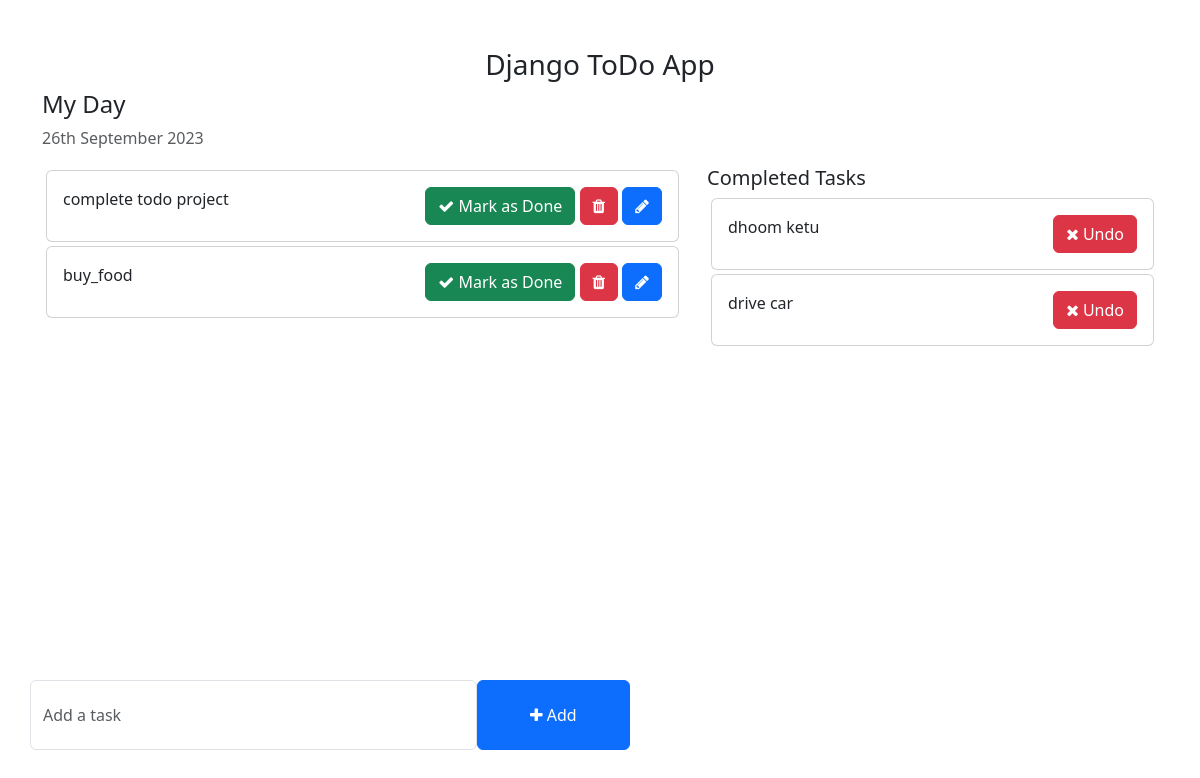
Before: / with the older database file.
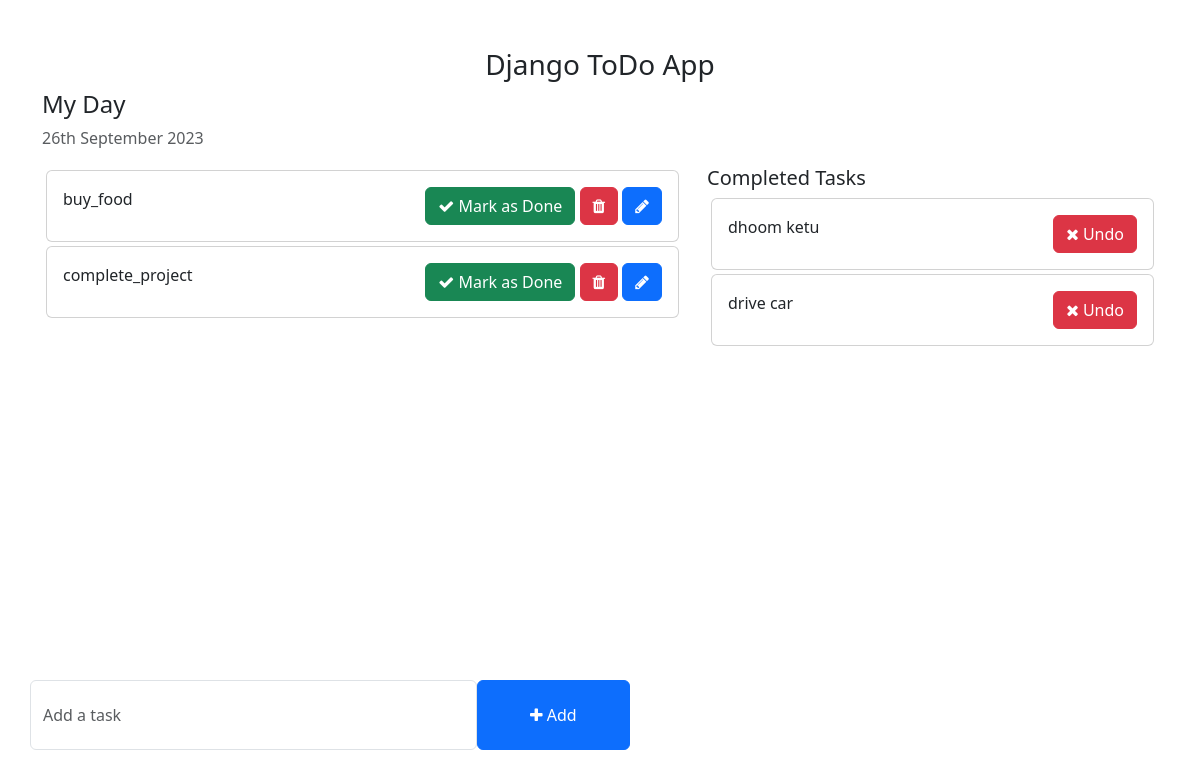
After: the same page with the newer database file.
### todo_app/models.py (models this page shows, shortened)
class Task(models.Model):
    task=models.CharField(max_length=250)
    is_completed=models.BooleanField(default=False)
    created_at=models.DateTimeField(auto_now_add=True)
    updated_at=models.DateTimeField(auto_now=True)

### todo_app/views.py (the view)
# urls.py: 2. Add a URL to urlpatterns:  path('', views.home, name='home')
def home(request):
    tasks=Task.objects.filter(is_completed=False).order_by('updated_at')
    completed_tasks=Task.objects.filter(is_completed=True)
    context={
        'tasks':tasks,
        'completed_tasks':completed_tasks,
    }
    return render(request,'home-todo.html',context)

### templates/home-todo.html (shortened to what this page needs)
<!DOCTYPE html>
<html lang="en">
<head>
    <link href="https://cdn.jsdelivr.net/npm/bootstrap@5.3.0-alpha1/dist/css/bootstrap.min.css" rel="stylesheet">
    <link rel="stylesheet" href="https://cdnjs.cloudflare.com/ajax/libs/font-awesome/4.7.0/css/font-awesome.min.css">
</head>
<body>
    <div class="container">
        <h3 class="pt-5 text-center">Django ToDo App</h3>
        <div class="row">
            <h4>My Day</h4>
            <p class="text-muted">{% now "jS F Y" %}</p>
            <div class="col-md-7 col-lg-7" style="height: 450px; overflow: scroll;">
                {% for task in tasks %}
                <div class="card m-1">
                    <div class="card-body">
                        {{task.task}}
                        <span style="position: relative; float: right;">
                            <a href="{% url 'mark_as_done' task.pk %}" class="btn btn-success"><i class="fa fa-check"></i> Mark as Done</a>
                            <a  href={% url 'delete_task' task.pk %} class="btn btn-danger"><i class="fa fa-trash"></i></a>
                            <a href={% url 'edit_task' task.id %} class="btn btn-primary"><i class="fa fa-pencil"></i></a>
                        </span>
                    </div>
                </div>
                {% endfor %}
            </div>
            <div class="col-md-5 col-lg-5">
                <h5>Completed Tasks</h5>
                {% for task in completed_tasks %}
                <div class="card m-1">
                    <div class="card-body">
                         {{task.task}}
                         <span style="position: relative; float: right;">
                            <a href="{% url 'mark_as_undone' task.pk %}" class="btn btn-danger"><i class="fa fa-times"></i> Undo</a>
                        </span>
                    </div>
                </div>
                {% endfor %}
            </div>
        </div>
        <div class="row">
            <div class="col-md-6 col-lg-6 p-0" style="position: absolute; bottom: 50px;">
                <form action=" {% url 'addTask'%} " method="POST" >
                    <div class="form-group">
                        <span style="display: flex;">
                            <input type="text" name="task" class="form-control" placeholder="Add a task">
                            <button class="btn btn-primary" style="width: 200px;"><i class="fa fa-plus"></i> Add</button>
                        </span>
                    </div>
                </form>
            </div>
        </div>
    </div>
</body>
</html>

Changed rows visible on the page:
shown differently, row unchanged: Task "buy_food": moves up the list
changed Task: task "complete todo project" → "complete_project"
